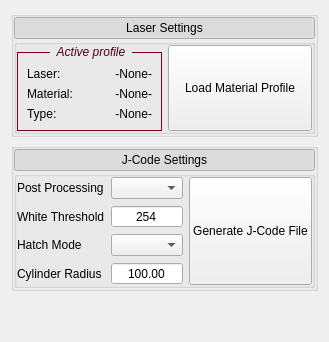
          <widget class="QWidget" name="hatch_automate_scrollContents">
             <layout class="QVBoxLayout" name="verticalLayout_17">
              <item>
               <widget class="QGroupBox" name="laser_settings_frame">
                <property name="styleSheet">
                 <string notr="true"/>
                </property>
                <property name="title">
                 <string/>
                </property>
                <property name="styleClass" stdset="0">
                 <string>outsideFrame</string>
                </property>
                <layout class="QVBoxLayout" name="verticalLayout_15">
                 <property name="spacing">
                  <number>0</number>
                 </property>
                 <property name="leftMargin">
                  <number>0</number>
                 </property>
                 <property name="topMargin">
                  <number>0</number>
                 </property>
                 <property name="rightMargin">
                  <number>0</number>
                 </property>
                 <property name="bottomMargin">
                  <number>0</number>
                 </property>
                 <item>
                  <widget class="QPushButton" name="pushButton_8">
                   <property name="styleSheet">
                    <string notr="true"/>
                   </property>
                   <property name="text">
                    <string>Laser Settings</string>
                   </property>
                   <property name="checkable">
                    <bool>true</bool>
                   </property>
                   <property name="checked">
                    <bool>true</bool>
                   </property>
                   <property name="styleClass" stdset="0">
                    <string>MenuButton</string>
                   </property>
                  </widget>
                 </item>
                 <item>
                  <widget class="QGroupBox" name="inside_laser_settings_frame">
                   <property name="styleSheet">
                    <string notr="true"/>
                   </property>
                   <property name="title">
                    <string/>
                   </property>
                   <property name="styleClass" stdset="0">
                    <string>insideFrame</string>
                   </property>
                   <layout class="QGridLayout" name="gridLayout_12">
                    <property name="leftMargin">
                     <number>0</number>
                    </property>
                    <property name="topMargin">
                     <number>0</number>
                    </property>
                    <property name="rightMargin">
                     <number>0</number>
                    </property>
                    <property name="bottomMargin">
                     <number>0</number>
                    </property>
                    <item row="0" column="0">
                     <widget class="QGroupBox" name="groupBox_3">
                      <property name="styleSheet">
                       <string notr="true">QGroupBox{
      color:  rgb(80, 0, 19);  /* Text color */
      font-weight: normal;  /* Bold text */
      font-style: italic;
      border: 1px solid rgb(122, 0, 28);
      margin-top: 7px;
      padding-top:5px
      }
      QGroupBox::title {
          /* Tells Qt to position the title in the margin area we created above */
          subcontrol-origin: margin;
      	subcontrol-position: top center; 
      	padding: 0px 5px;
      }</string>
                      </property>
                      <property name="title">
                       <string>Active profile</string>
                      </property>
                      <layout class="QGridLayout" name="gridLayout_18">
                       <item row="1" column="0">
                        <widget class="QLabel" name="label_6">
                         <property name="text">
                          <string>Material:</string>
                         </property>
                        </widget>
                       </item>
                       <item row="0" column="0">
                        <widget class="QLabel" name="label_5">
                         <property name="text">
                          <string>Laser:</string>
                         </property>
                        </widget>
                       </item>
                       <item row="2" column="0">
                        <widget class="QLabel" name="label_7">
                         <property name="text">
                          <string>Type:</string>
                         </property>
                        </widget>
                       </item>
                       <item row="1" column="1">
                        <widget class="QLabel" name="selected_material_label">
                         <property name="text">
                          <string>-None-</string>
                         </property>
                         <property name="alignment">
                          <set>Qt::AlignRight|Qt::AlignTrailing|Qt::AlignVCenter</set>
                         </property>
                        </widget>
                       </item>
                       <item row="0" column="1">
                        <widget class="QLabel" name="selected_laser_label">
                         <property name="text">
                          <string>-None-</string>
                         </property>
                         <property name="alignment">
                          <set>Qt::AlignRight|Qt::AlignTrailing|Qt::AlignVCenter</set>
                         </property>
                        </widget>
                       </item>
                       <item row="2" column="1">
                        <widget class="QLabel" name="selected_material_type_label">
                         <property name="text">
                          <string>-None-</string>
                         </property>
                         <property name="alignment">
                          <set>Qt::AlignRight|Qt::AlignTrailing|Qt::AlignVCenter</set>
                         </property>
                        </widget>
                       </item>
                      </layout>
                     </widget>
                    </item>
                    <item row="0" column="1">
                     <widget class="QPushButton" name="load_material_profile_button">
                      <property name="sizePolicy">
                       <sizepolicy hsizetype="Minimum" vsizetype="Preferred">
                        <horstretch>0</horstretch>
                        <verstretch>0</verstretch>
                       </sizepolicy>
                      </property>
                      <property name="text">
                       <string>Load Material Profile</string>
                      </property>
                     </widget>
                    </item>
                   </layout>
                  </widget>
                 </item>
                </layout>
               </widget>
              </item>
              <item>
               <widget class="QGroupBox" name="jcode_settings_frame">
                <property name="styleSheet">
                 <string notr="true"/>
                </property>
                <property name="title">
                 <string/>
                </property>
                <property name="styleClass" stdset="0">
                 <string>outsideFrame</string>
                </property>
                <layout class="QVBoxLayout" name="verticalLayout_16">
                 <property name="spacing">
                  <number>0</number>
                 </property>
                 <property name="leftMargin">
                  <number>0</number>
                 </property>
                 <property name="topMargin">
                  <number>0</number>
                 </property>
                 <property name="rightMargin">
                  <number>0</number>
                 </property>
                 <property name="bottomMargin">
                  <number>0</number>
                 </property>
                 <item>
                  <widget class="QPushButton" name="pushButton_9">
                   <property name="styleSheet">
                    <string notr="true"/>
                   </property>
                   <property name="text">
                    <string>J-Code Settings</string>
                   </property>
                   <property name="checkable">
                    <bool>true</bool>
                   </property>
                   <property name="checked">
                    <bool>true</bool>
                   </property>
                   <property name="styleClass" stdset="0">
                    <string>MenuButton</string>
                   </property>
                  </widget>
                 </item>
                 <item>
                  <widget class="QGroupBox" name="inside_jcode_settings_frame">
                   <property name="styleSheet">
                    <string notr="true"/>
                   </property>
                   <property name="title">
                    <string/>
                   </property>
                   <property name="styleClass" stdset="0">
                    <string>insideFrame</string>
                   </property>
                   <layout class="QGridLayout" name="gridLayout_17">
                    <property name="leftMargin">
                     <number>0</number>
                    </property>
                    <property name="topMargin">
                     <number>0</number>
                    </property>
                    <property name="rightMargin">
                     <number>0</number>
                    </property>
                    <property name="bottomMargin">
                     <number>0</number>
                    </property>
                    <item row="1" column="1">
                     <widget class="QSpinBox" name="automatic_white_threshold_spinBox">
                      <property name="alignment">
                       <set>Qt::AlignCenter</set>
                      </property>
                      <property name="buttonSymbols">
                       <enum>QAbstractSpinBox::NoButtons</enum>
                      </property>
                      <property name="maximum">
                       <number>255</number>
                      </property>
                      <property name="value">
                       <number>254</number>
                      </property>
                     </widget>
                    </item>
                    <item row="1" column="0">
                     <widget class="QLabel" name="label_9">
                      <property name="text">
                       <string>White Threshold</string>
                      </property>
                     </widget>
                    </item>
                    <item row="0" column="0">
                     <widget class="QLabel" name="label_8">
                      <property name="text">
                       <string>Post Processing</string>
                      </property>
                     </widget>
                    </item>
                    <item row="2" column="0">
                     <widget class="QLabel" name="label_10">
                      <property name="text">
                       <string>Hatch Mode</string>
                      </property>
                     </widget>
                    </item>
                    <item row="3" column="0">
                     <widget class="QLabel" name="label_11">
                      <property name="text">
                       <string>Cylinder Radius</string>
                      </property>
                     </widget>
                    </item>
                    <item row="3" column="1">
                     <widget class="QDoubleSpinBox" name="automatic_cyl_rad_spinBox">
                      <property name="alignment">
                       <set>Qt::AlignCenter</set>
                      </property>
                      <property name="buttonSymbols">
                       <enum>QAbstractSpinBox::NoButtons</enum>
                      </property>
                      <property name="minimum">
                       <double>1.000000000000000</double>
                      </property>
                      <property name="maximum">
                       <double>1000.000000000000000</double>
                      </property>
                      <property name="value">
                       <double>100.000000000000000</double>
                      </property>
                     </widget>
                    </item>
                    <item row="2" column="1">
                     <widget class="QComboBox" name="automatic_hatch_mode_comboBox"/>
                    </item>
                    <item row="0" column="1">
                     <widget class="QComboBox" name="automatic_post_processing_comboBox"/>
                    </item>
                    <item row="0" column="2" rowspan="4">
                     <widget class="QPushButton" name="automatic_gcode_file_button">
                      <property name="sizePolicy">
                       <sizepolicy hsizetype="Minimum" vsizetype="Preferred">
                        <horstretch>0</horstretch>
                        <verstretch>0</verstretch>
                       </sizepolicy>
                      </property>
                      <property name="text">
                       <string>Generate J-Code File</string>
                      </property>
                     </widget>
                    </item>
                   </layout>
                  </widget>
                 </item>
                </layout>
               </widget>
              </item>
              <item>
               <spacer name="verticalSpacer_5">
                <property name="orientation">
                 <enum>Qt::Vertical</enum>
                </property>
                <property name="sizeHint" stdset="0">
                 <size>
                  <width>20</width>
                  <height>40</height>
                 </size>
                </property>
               </spacer>
              </item>
             </layout>
          </widget>
